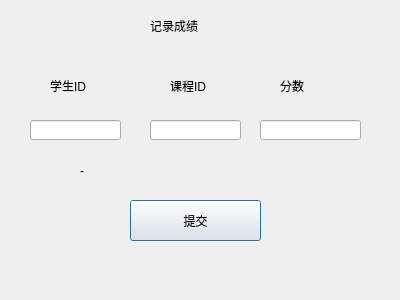
<?xml version="1.0" encoding="UTF-8"?>
<ui version="4.0">
 <class>t_4</class>
 <widget class="QDialog" name="t_4">
  <property name="geometry">
   <rect>
    <x>0</x>
    <y>0</y>
    <width>400</width>
    <height>300</height>
   </rect>
  </property>
  <property name="windowTitle">
   <string>Dialog</string>
  </property>
  <widget class="QLabel" name="label">
   <property name="geometry">
    <rect>
     <x>150</x>
     <y>20</y>
     <width>54</width>
     <height>12</height>
    </rect>
   </property>
   <property name="text">
    <string>记录成绩</string>
   </property>
  </widget>
  <widget class="QLineEdit" name="lineEdit">
   <property name="geometry">
    <rect>
     <x>30</x>
     <y>120</y>
     <width>91</width>
     <height>20</height>
    </rect>
   </property>
  </widget>
  <widget class="QLineEdit" name="lineEdit_2">
   <property name="geometry">
    <rect>
     <x>150</x>
     <y>120</y>
     <width>91</width>
     <height>20</height>
    </rect>
   </property>
  </widget>
  <widget class="QLineEdit" name="lineEdit_3">
   <property name="geometry">
    <rect>
     <x>260</x>
     <y>120</y>
     <width>101</width>
     <height>20</height>
    </rect>
   </property>
  </widget>
  <widget class="QLabel" name="label_2">
   <property name="geometry">
    <rect>
     <x>50</x>
     <y>80</y>
     <width>54</width>
     <height>12</height>
    </rect>
   </property>
   <property name="text">
    <string>学生ID</string>
   </property>
  </widget>
  <widget class="QLabel" name="label_3">
   <property name="geometry">
    <rect>
     <x>170</x>
     <y>80</y>
     <width>54</width>
     <height>12</height>
    </rect>
   </property>
   <property name="text">
    <string>课程ID</string>
   </property>
  </widget>
  <widget class="QLabel" name="label_4">
   <property name="geometry">
    <rect>
     <x>280</x>
     <y>80</y>
     <width>54</width>
     <height>12</height>
    </rect>
   </property>
   <property name="text">
    <string>分数</string>
   </property>
  </widget>
  <widget class="QPushButton" name="pushButton">
   <property name="geometry">
    <rect>
     <x>130</x>
     <y>200</y>
     <width>131</width>
     <height>41</height>
    </rect>
   </property>
   <property name="text">
    <string>提交</string>
   </property>
  </widget>
  <widget class="QLabel" name="label_5">
   <property name="geometry">
    <rect>
     <x>80</x>
     <y>160</y>
     <width>201</width>
     <height>21</height>
    </rect>
   </property>
   <property name="text">
    <string>-</string>
   </property>
  </widget>
 </widget>
 <resources/>
 <connections/>
</ui>
